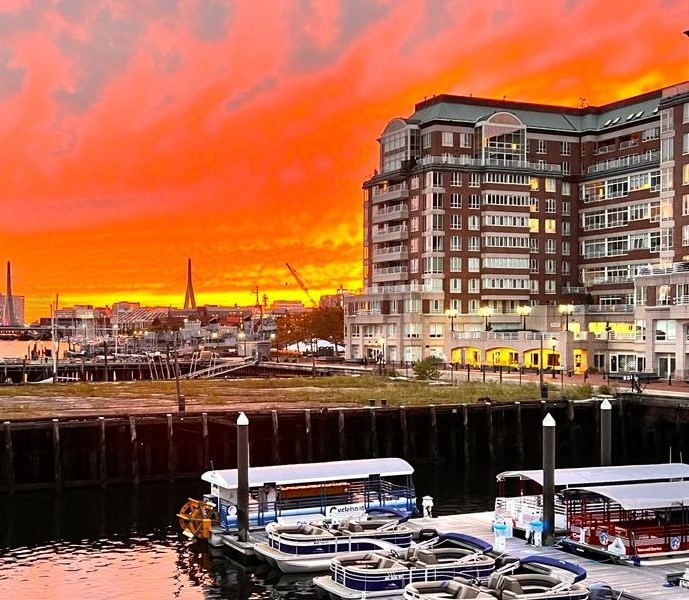
#> input picture lab04/images/Charlestown3.jpeg, 689 x 600 px, given in place of the camera
$ python lab04_Part2.py
#> lines starting #> are read from the running program, lines starting #| are printed output that depends on the picture
#> in main, frame is the input picture: shape (600, 689, 3); mean B, G, R 76.3, 101.8, 160.6
from fileinput import filename
import cv2 as cv
import os
from datetime import datetime
import numpy as np
from panoramaSticher import PanoramaStitcher

CURRENT_DIRECTORY = os.path.dirname(os.path.abspath(__file__))

# Define constants for the save folder path, zoom button properties, trackbar padding, and datetime position
SAVE_FOLDER_PATH = "saved_media"
ZOOM_BTN_WIDTH = 20
ZOOM_BTN_COLOR = (200, 200, 200)  # gray color for buttons
ZOOM_BTN_TXT_COLOR = (0, 0, 0)  # black color for text
TRACKBAR_PADDING_LR = 80
TRACKBAR_PADDING_BOTTOM = 50
THRESHOLD_VALUE = 180
WINDOW_NAME = "xCamera 3.0"

EXTRACT_COLOR_LOWER = np.array([150, 40, 60])  # lower bound for pink color in HSV
EXTRACT_COLOR_UPPER = np.array([320, 255, 255])  # upper bound

DATETIME_POS = (470, 470)

OPENCV_IMG_PATH = os.path.join(CURRENT_DIRECTORY, "openCV.png")
SEARCH_IMG_PATH = os.path.join(CURRENT_DIRECTORY, "device.jpg")

MIN_GOOD = 10

is_recording = False
is_extracting_color = False
is_thresholding = False
is_gaussian_blurring = False
is_sharpening = False
is_object_detection = False
sobel_wait_selecting = False
is_sobel_filter_X = False
is_sobel_filter_Y = False
is_panorama_mode = False
sobel_kernel_size = (0,0)
is_canny_edge_detection = False
canny_threshold_1 = 0
canny_threshold_2 = 0
rotate_angle = 0
video_filename = None
video_out = None
zoom_factor = 1.0
zoom_range = (0.5, 1.0)  # zoom factor range from 1 to 0.5 or 1 to 5 (5x zoom in to no zoom)
guassian_blur_sigma = (5, 5)  # default sigma values for Gaussian blur
sift = None
search_img = None
nFeatures = 0
cache_images = []


btn_zoom_out_pos = None
btn_zoom_in_pos = None


# function check if save folder exists, if not create it and save the frame in it
# [11 lines left out: functions create_save_folder, generate_file_path, not called in this run]

# add date and time to the frame at the bottom-right corner of the frame
def add_date_time_to_frame(frame):
    font = cv.FONT_HERSHEY_SIMPLEX
    datetime_stamp = datetime.today().strftime("%Y-%m-%d %H:%M")
    cv.putText(frame, datetime_stamp, DATETIME_POS, font, 0.5, (255, 255, 255), 1, cv.LINE_AA)
#> (key e is pressed here)

# save the current frame as a photo in the save folder with the name "img_<timestamp>.jpg"
# [20 lines left out: functions save_photo, start_recording, stop_recording, not called in this run]

# add a red border to the frame
def add_border_to_frame(frame):
    return cv.copyMakeBorder(frame, 10, 10, 10, 10, cv.BORDER_CONSTANT, value=(0, 0, 255))


# change all pixels in the frame to white for 100 milliseconds to indicate that a photo has been taken
def flash_screen(frame):
    frame[:] = (255, 255, 255)
    cv.waitKey(100)  # wait for 100 milliseconds

# Show trackbars to control the sigma values for Gaussian blur, if show is True, create the trackbars,
# if show is False, remove the trackbars by setting their positions to 0 and max value to 0
# [29 lines left out: functions show_gaussian_blur_trackbar, update_gaussian_x_blur, update_gaussian_y_blur, not called in this run]

# Apply Gaussian blur to the frame using the current sigma values in guassian_blur_sigma
def apply_gaussian_blur(frame, sigma):
    frame[:] = cv.GaussianBlur(frame, (0, 0), sigma[0], frame, sigma[1])

# add trackbars to control the kernel size for Sobel filter in X and Y direction, if type is "X",
# create a trackbar for X direction, if type is "Y", create a trackbar for Y direction
# [41 lines left out: functions show_sobel_X_slider, show_sobel_Y_slider, show_sobel_slider, update_sobel_X_filter, update_sobel_Y_filter, apply_sobel_filter, not called in this run]

# add trackbar to control the zoom level of the camera, the zoom level should be between
def add_zoom_trackbar(frame: cv.Mat):
    """
    Add a zoom control trackbar to the frame with "+" and "-" buttons on either side.
    The trackbar allows the user to adjust the zoom level of the camera by clicking on the "+" or "-" buttons.
    """
    global btn_zoom_out_pos, btn_zoom_in_pos

    frame_height, frame_width = frame.shape[:2]
#> frame_height = 600; frame_width = 689

    btn_zoom_out_pos = (TRACKBAR_PADDING_LR, frame_height - TRACKBAR_PADDING_BOTTOM)
#> btn_zoom_out_pos = (80, 550)
    btn_zoom_in_pos = (frame_width - TRACKBAR_PADDING_LR, frame_height - TRACKBAR_PADDING_BOTTOM)
#> btn_zoom_in_pos = (609, 550)
    btn_text_out_pos = (btn_zoom_out_pos[0] - 13, btn_zoom_out_pos[1] + 10)
#> btn_text_out_pos = (67, 560)
    btn_text_in_pos = (btn_zoom_in_pos[0] - 13, btn_zoom_in_pos[1] + 10)
#> btn_text_in_pos = (596, 560)
    trackbar_pos_x_range = (btn_zoom_out_pos[0], btn_zoom_in_pos[0])
#> trackbar_pos_x_range = (80, 609)

    trackbar_pos_y = btn_zoom_out_pos[1]
#> trackbar_pos_y = 550
    trackbar_circle_radius = 10
    track_bar_circle_x_range = (trackbar_pos_x_range[0] + 30, trackbar_pos_x_range[1] - 30)
#> track_bar_circle_x_range = (110, 579)


    cv.rectangle(frame, (trackbar_pos_x_range[0], trackbar_pos_y - 10), (trackbar_pos_x_range[1], trackbar_pos_y + 10), ZOOM_BTN_COLOR, -1)
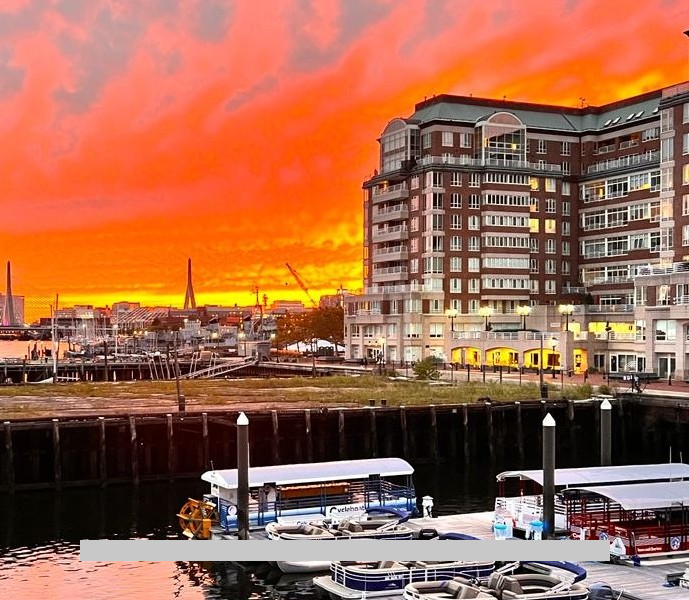
#> frame: shape (600, 689, 3); mean B, G, R 78.7, 104.3, 162.6
    cv.circle(frame,btn_zoom_out_pos, ZOOM_BTN_WIDTH, ZOOM_BTN_COLOR, -1)
    cv.putText(frame, "-", btn_text_out_pos, cv.FONT_HERSHEY_SIMPLEX, 1, ZOOM_BTN_TXT_COLOR, 2, cv.LINE_AA)
#> frame: shape (600, 689, 3); mean B, G, R 78.9, 104.4, 162.7
    cv.circle(frame,btn_zoom_in_pos, ZOOM_BTN_WIDTH, ZOOM_BTN_COLOR, -1)
    cv.putText(frame, "+", btn_text_in_pos, cv.FONT_HERSHEY_SIMPLEX, 1, ZOOM_BTN_TXT_COLOR, 2, cv.LINE_AA)
    normalized_zoom = normalize_zoom_factor(zoom_factor)
    circle_pointer = int(track_bar_circle_x_range[0] + normalized_zoom * (track_bar_circle_x_range[1] - track_bar_circle_x_range[0]))

    cv.circle(frame, (circle_pointer, trackbar_pos_y), trackbar_circle_radius, ZOOM_BTN_TXT_COLOR, -1)
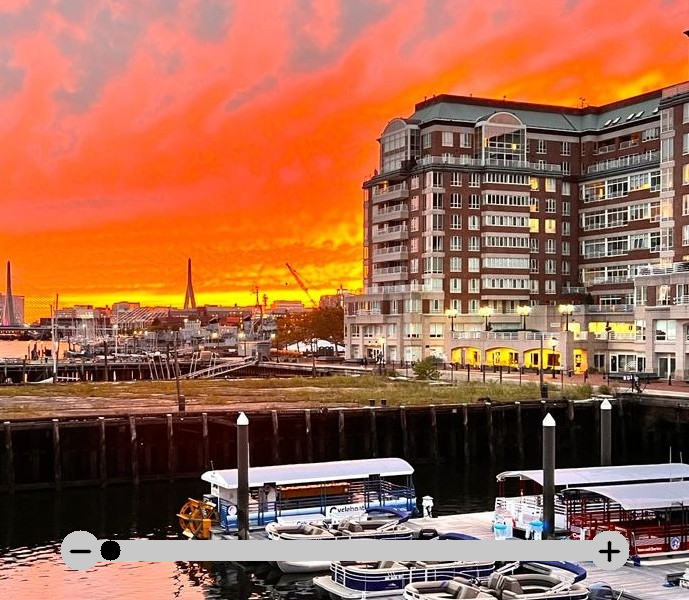
#> frame: shape (600, 689, 3); mean B, G, R 78.8, 104.4, 162.7

# Check if the mouse click is inside the button circle area
# [7 lines left out: function is_inside_button, not called in this run]

# Normalize the zoom factor to a range of 0.0 to 1.0 inverting it so that 0.5 (max zoom in) maps to 1.0 and 1.0 (no zoom) maps to 0.0
def normalize_zoom_factor(zoom_factor):
    # Normalize the zoom factor to a range of 0.0 to 1.0 inverting it so that 0.5 (max zoom in) maps to 1.0 and 1.0 (no zoom) maps to 0.0
    return (1.0 - (zoom_factor - zoom_range[0]) / (zoom_range[1] - zoom_range[0]))

# Copy the region of interest (ROI) containing the date and time from the output frame to the show frame
# at the top-right corner of the frame
# [71 lines left out: functions copy_datetime_roi, mouse_callback, apply_zoom, load_opencv_image, add_opencv_image_to_frame, not called in this run]

# Extract the specified color from the frame using the provided lower and upper HSV bounds,
# and return the resulting frame with only the extracted color visible
def extract_color(frame, color_lower, color_upper) -> cv.Mat:
    frame_hsv = cv.cvtColor(frame, cv.COLOR_BGR2HSV)
    mask = cv.inRange(frame_hsv, color_lower, color_upper)
    frame[:] = cv.bitwise_and(frame, frame, mask=mask)  # Apply the mask to the original frame to keep only the extracted color

# Rotate the frame by the specified angle and return the rotated frame
# [23 lines left out: functions rotate_frame, threshold_frame, sharpen_frame, not called in this run]

# Show trackbars to control the Canny edge detection thresholds, if show is True, create the trackbars
def show_canny_edge_trackbars(frame):
    cv.createTrackbar("Canny Threshold 1", WINDOW_NAME, 1, 5000, update_canny_threshold_1)
    cv.createTrackbar("Canny Threshold 2", WINDOW_NAME, 1, 5000, update_canny_threshold_2)

# Update the global variables canny_threshold_1 and canny_threshold_2 with the new threshold values for
# Canny edge detection when the trackbars are changed and print the new threshold values
# [16 lines left out: functions update_canny_threshold_1, update_canny_threshold_2, apply_canny_edge_detection, not called in this run]

# Lab03 Part 5: Object Detection and Feature Matching

# Detect keypoints and compute descriptors using the specified detector (SIFT or SURF)
# and return them as a tuple
def detectAndCompute(detector, img):
    kp, des = detector.detectAndCompute(img,None)
    return kp, des

# Brute-force matcher for SIFT/SURF, using L2 norm and no cross-checking, and return the matches
def brute_force_matcher(desc1, desc2, k=2):
    bf = cv.BFMatcher(cv.NORM_L2, crossCheck=False)
    return bf.knnMatch(desc1, desc2, k)

def get_matches_kp2(kp1, kp2, matches):
    return [kp2[m.trainIdx] for m in matches]

# Deaw matches between two images using the provided keypoints and matches, and return the resulting image
# [78 lines left out: functions draw_matches, object_detection, match_mask, locate_object, update_sift_parameters, not called in this run]

def cache_image(image):
    global cache_images
    cache_images.append(image)

# [12 lines left out: function save_panorama_photo, not called in this run]

def main():

    cv.namedWindow(WINDOW_NAME, cv.WINDOW_AUTOSIZE)
    cv.setMouseCallback(WINDOW_NAME, mouse_callback)

    # initialize the camera
    cap = cv.VideoCapture(0)

    # set the video format to MJPG
    cap.set(cv.CAP_PROP_FOURCC, cv.VideoWriter_fourcc(*"MJPG"))
    cap.set(cv.CAP_PROP_BUFFERSIZE, 1)

    if not cap.isOpened():
        print("Cannot open camera")
        exit()

    while True:
        global is_recording, video_filename, video_out, is_extracting_color, rotate_angle
        global is_thresholding, is_gaussian_blurring, guassian_blur_sigma, is_sharpening
        global sobel_wait_selecting, is_sobel_filter_X, is_sobel_filter_Y, sobel_kernel_size
        global is_canny_edge_detection, is_object_detection, sift, search_img, nFeatures
        global is_panorama_mode, cache_images

        sift_brute_img = None

        # Capture frame-by-frame
        ret, frame = cap.read()

        # if frame is read correctly ret is True
        if not ret:
            print("Can't receive frame (stream end?). Exiting ...")
            break

        # Apply zoom to the frame based on the current zoom factor and display it
        if zoom_factor != 1.0:
            apply_zoom(frame, zoom_factor)

        # Create a copy of the show_frame to apply transformations without modifying the original frame that will be displayed
        if is_extracting_color:
            extract_color(frame, EXTRACT_COLOR_LOWER, EXTRACT_COLOR_UPPER)

        # rotate the frame by the specified angle if rotate_angle is not zero
        if rotate_angle != 0:
            rotate_frame(frame, rotate_angle)

        # threshold the frame with a threshold value of 128 if is_thresholding is True
        if is_thresholding:

            threshold_frame(frame, THRESHOLD_VALUE)

        # Apply Gaussian blur to the frame if is_gaussian_blurring is True using the current sigma values from the trackbars
        if is_gaussian_blurring and (guassian_blur_sigma[0] > 0 or guassian_blur_sigma[1] > 0):
            apply_gaussian_blur(frame, guassian_blur_sigma)

        # Sharpen the frame if is_sharpening is True using a simple unsharp masking technique
        # where the blurred image is subtracted from the original image to get
        if is_sharpening:
            sharpen_frame(frame)

        # Apply Sobel filter to the frame if is_sobel_filter_X or is_sobel_filter_Y is
        # True using the current kernel sizes from the trackbars
        if is_sobel_filter_X or is_sobel_filter_Y:
            apply_sobel_filter(frame, sobel_kernel_size)

        # Apply Canny edge detection to the frame if is_canny_edge_detection is True
        # using the current threshold values from the trackbars
        if is_canny_edge_detection and (canny_threshold_1 > 0 or canny_threshold_2 > 0):
            apply_canny_edge_detection(frame)

        # Perform object detection and feature matching using SIFT
        # if is_object_detection is True, and update the frame with the resulting image
        if is_object_detection:
           sift_brute_img = object_detection(frame)

        # If panorama mode is enabled
        if is_panorama_mode:
            pass

        # Create a copy of the show_frame to add date and time without modifying the
        # original frame that will be displayed.
        # If panorama mode is enabled, do not add date and time to the frame.
        output_frame = frame.copy()
        if not is_panorama_mode:
            add_date_time_to_frame(output_frame)

        key = cv.waitKey(1) & 0xFF

        if key == ord('v'):
            if not is_recording:
                is_recording = True
                video_filename = generate_file_path("video", "avi")
                start_recording(video_filename, (output_frame.shape[1], output_frame.shape[0]))

                print("Recording started...")
            else:
                is_recording = False
                stop_recording()
                print(f"Recording stopped. Video saved as '{video_filename}'")

        elif key == ord('c'):
            flash_screen(frame)
            if is_panorama_mode:
                print("Capturing frame for panorama stitching...")
                cache_image(output_frame)
            else:
                save_photo(output_frame)

        # if pressed key is "e", extract pink
        elif key == ord('e'):
            is_extracting_color = not is_extracting_color

            if is_extracting_color:
                print("Extracting color...")
            else:
                print("Stop extracting color...")

        # if pressed key is "r", rotate by 10 degrees
        elif key == ord('r'):
            print("Rotating frame by 10 degrees...")
            if rotate_angle < 10:
                rotate_angle = 10
            else:
                rotate_angle = 0

        # if pressed key is "t", threshold the frame with a threshold value of 128
        elif key == ord('t'):
            is_thresholding = not is_thresholding
            if is_thresholding:
                print("Thresholding frame with value 128...")
            else:
                print("Stopping thresholding...")

        # if pressed key is "b", show trackbar to control gausian blur
        elif key == ord('b'):

            if not is_gaussian_blurring:
                is_gaussian_blurring = True
                show_gaussian_blur_trackbar(True)
                print("Applying Gaussian blur to frame...")
            else:
                show_gaussian_blur_trackbar(False)
                print("Remove Gaussian blur...")

        # if pressed key is "s" extract sharpened image
        elif key == ord('s'):
            is_sharpening = not is_sharpening
            if is_sharpening:
                print("Extracting sharpened image...")
            else:
                print("Stopping sharpening...")

        elif key == ord('g') or sobel_wait_selecting:
            if not sobel_wait_selecting:
                print("Press \"x\" to apply Sobel filter in X direction...")
                print("Press \"y\" to apply Sobel filter in Y direction...")
                sobel_wait_selecting = True
            else:
                if key == ord('x'):
                    show_sobel_X_slider()
                    print("Show Sobel filter in X direction...")
                    sobel_wait_selecting = False

                elif key == ord('y'):
                    show_sobel_Y_slider()
                    print("Show Sobel filter in Y direction...")
                    sobel_wait_selecting = False
        elif key == ord('d'):
            show_canny_edge_trackbars(frame)
            is_canny_edge_detection = True
            print("Show Canny edge detection trackbars...")

        elif key == ord('o'):
            is_object_detection = not is_object_detection
            if is_object_detection:
                print("Object detection ...")
                sift = cv.SIFT_create()
                search_img = cv.imread(SEARCH_IMG_PATH)
                display_scale = frame.shape[0] / search_img.shape[0]
                search_img = cv.resize(search_img, (int(search_img.shape[1] * display_scale), frame.shape[0]))
                cv.imshow("Search Image", search_img)

            else:
                print("Stop object detection...")
                sift = None
                search_img = None
                cv.destroyWindow("Search Image")
        elif key == ord('p'):
            is_panorama_mode = not is_panorama_mode
            if is_panorama_mode:
                print("Panorama mode, capture multiple frames by pressing \"c\" and then stitch them together...")
            else:
                print("Panorama mode disabled.")
                save_panorama_photo()

        elif key == 27:  # ESC key to exit
            print("Exiting...")
            break


        # If recording is active, write the current frame to the video file
        # and add a recording indicator to the frame
        if is_recording:
            if video_out is not None:
                video_out.write(output_frame)

        # # Copy the region of interest (ROI) containing the date and time from the output frame to the show frame at the top-right corner of the frame
        # copy_datetime_roi(output_frame, frame)

        # # Add the OpenCV image to the top-left corner of the frame if it exists
        # add_opencv_image_to_frame(frame)

        # # Add a red border to the frame to indicate that the camera is active
        # frame = add_border_to_frame(frame)

        if is_object_detection and sift_brute_img is not None:
            frame = sift_brute_img

        # Add a zoom trackbar to the frame
        if not is_panorama_mode:
            add_zoom_trackbar(frame)

        # Display the resulting frame
        cv.imshow(WINDOW_NAME, frame)

    cap.release()
    cv.destroyAllWindows()


if __name__ == "__main__":
    main()

$ run again, on lab04/images/Charlestown2_.png
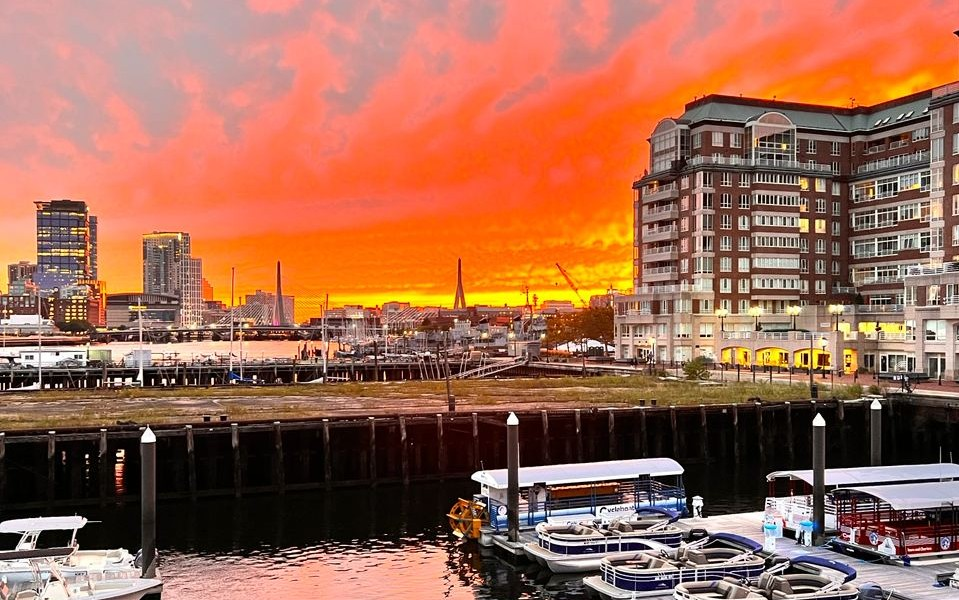
#> input picture lab04/images/Charlestown2_.png, 959 x 600 px, given in place of the camera
#> in main, frame is the input picture: shape (600, 959, 3); mean B, G, R 82.7, 105.2, 160.7
#> in add_zoom_trackbar, `cv.rectangle(frame, (trackbar_pos_x_range[0], trackbar_pos_y - 10), (t..`:
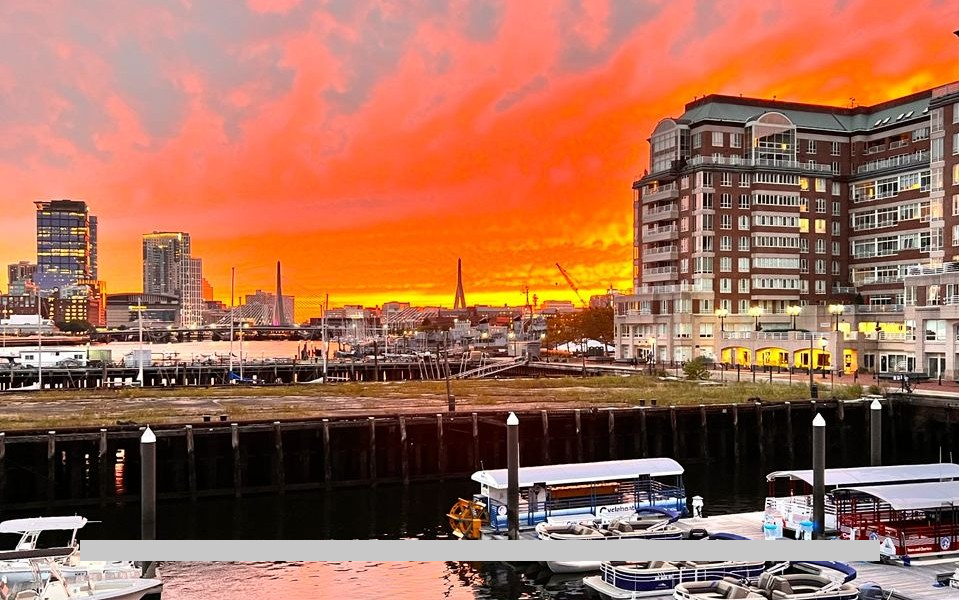
#> frame: shape (600, 959, 3); mean B, G, R 85.7, 108.3, 163.3
#> in add_zoom_trackbar, `cv.circle(frame, (circle_pointer, trackbar_pos_y), trackbar_circle_rad..`:
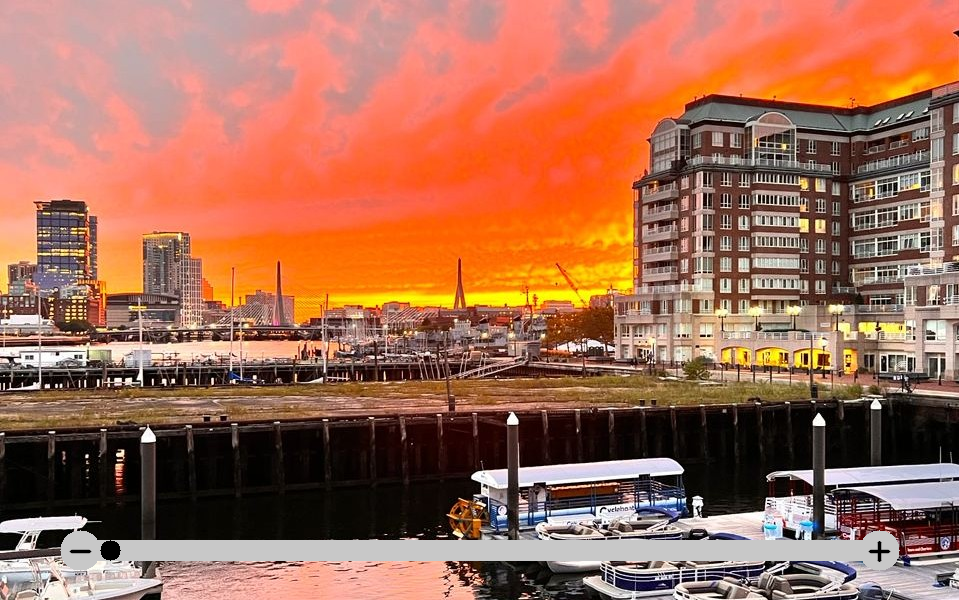
#> frame: shape (600, 959, 3); mean B, G, R 85.7, 108.3, 163.4
